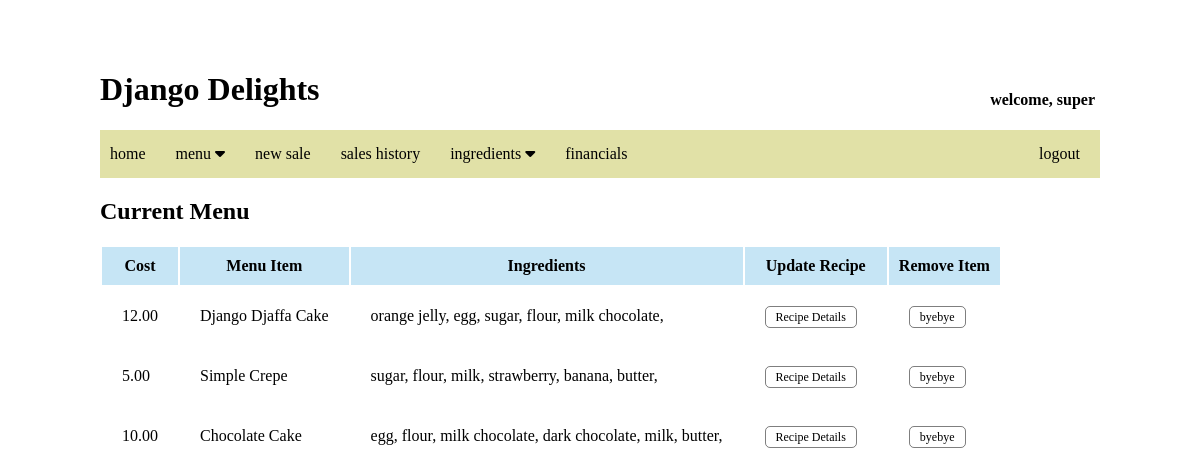
Page /cur_menu (signed in) on the committed database.
### delites/models.py (models this page shows, shortened)
class Menu_Item(models.Model):
    item_price = models.DecimalField(max_digits=6, decimal_places=2)
    item_name = models.CharField(max_length=255)
    ingredients = models.ManyToManyField(Ingredient, blank=True)
    def __str__(self):
        return f"{self.item_name}"

class Ingredient(models.Model):
    quantity_availble = models.DecimalField(default=0, max_digits=6, decimal_places=2)
    unit_price = models.DecimalField(max_digits=6, decimal_places=2)
    ingredient_name = models.CharField(max_length=255)
    item_cost = models.DecimalField(max_digits=6, decimal_places=2, default=0)
    measurements = [
        ('g','grams'),
        ('oz','ounces'),
        ('wh','whole units')
    ]
    unit_of_measure = models.CharField(max_length=2,choices=measurements,default='wh')

### delites/views.py (the view)
    def logged_in(request):
        if request.user.is_authenticated:
            return func(request)
        else:
            return redirect('login')

### delites/views.py (called while the page is built)
def verify_login(func):
    def logged_in(request):
        if request.user.is_authenticated:
            return func(request)
        else:
            return redirect('login')
    return logged_in

@verify_login
def curMenu(request):
    menu_items = Menu_Item.objects.all()
    return render(request,'delites/cur_menu.html', {
        'menu_items':menu_items
    })

### delites/templates/delites/cur_menu.html
{% extends 'delites/layout.html' %}
{% block content %}
<h2>Current Menu</h2>
<table class="cur_table">
    <tr>
        <th>Cost</th>
        <th>Menu Item</th>
        <th>Ingredients</th>
        <th>Update Recipe</th>
        <th>Remove Item</th>
    </tr>
    {% for item in menu_items %}
    <tr>
        <td>{{item.item_price}}</td>
        <td>{{item}}</td>
        <td>
        {% for ingredient in item.ingredients.all %}
            {{ingredient.ingredient_name}},
        {% endfor %}
        </td>
        <td><a href="{% url 'newRecipe' %}?item={{item.item_name}}">Recipe Details</a></td>
        <td><a href="{% url 'removeMenuItem' %}?item={{item.item_name}}">byebye</a></td>
    </tr>
    {% endfor %}
</table>
{% endblock%}

### delites/templates/delites/layout.html (shortened to what this page needs)
{% load static %}
<!DOCTYPE html>
<html lang="en">
<head>
    <link href="{% static 'delites/styles.css' %}" rel="stylesheet">
    <link rel="stylesheet" href="https://cdnjs.cloudflare.com/ajax/libs/font-awesome/4.7.0/css/font-awesome.min.css">
</head>
<body>
    <div style="display:flex">
        <h1>Django Delights</h1>
        <h4 style="align-self: flex-end; margin-left:auto; margin-right:5px;">welcome, {{user}}</h4>
    </div>
    <div class="nav-bar">
        <div>
            <div class="nav-item"><a href="{% url 'index' %}">home</a></div>
            <div class="dropdown">
                <div class="dropdown-label">menu
                    <i class="fa fa-caret-down"></i>
                </div>
            </div>
            <div class="nav-item"><a href="{% url 'newSale' %}">new sale</a></div>
            <div class="nav-item"><a href="{% url 'salesHistory' %}">sales history</a></div>
            <div class="dropdown">
                <div class="dropdown-label">ingredients
                    <i class="fa fa-caret-down"></i>
                </div>
            </div>
            <div class="nav-item"><a href="{% url 'getFinancials' %}">financials</a></div>
        </div>
        <div>
            <div class="nav-item" style="float:right"><a href="{% url 'logout' %}">logout</a></div>
        </div>
    </div>
    {% block content %}
    {% endblock %}
</body>
</html>

### delites/static/delites/styles.css (style rules this page uses)
body { margin:50px 100px; }
.nav-bar { overflow: hidden; background-color: rgb(225, 225, 167); }
.nav-item { float: left; padding: 10px; margin: 5px 10px 5px 0px; }
.nav-bar a { display: block; text-decoration: none; color: black; }
.dropdown { float: left; overflow: hidden; }
.dropdown-label { padding: 10px; margin: 5px 10px 5px 0px; }
.cur_table td { padding:20px; }
.cur_table th { padding: 10px; }
.cur_table th { background-color: rgba(142, 203, 235,.5); }
.cur_table a { margin: 3px 10px 3px 0px; padding:3px 10px; border-radius: 5px; text-align: center; border: 1px solid rgba( 0, 0, 0, .5); text-decoration: none; font-size: 12px; color: black; }

### rows in the picture
Menu_Item: item_price "12.00", item_name "Django Djaffa Cake"
Ingredient: ingredient_name "orange jelly"
Ingredient: ingredient_name "egg"
Ingredient: ingredient_name "sugar"
Ingredient: ingredient_name "flour"
Ingredient: ingredient_name "milk chocolate"
Menu_Item: item_price "5.00", item_name "Simple Crepe"
Ingredient: ingredient_name "milk"
Ingredient: ingredient_name "strawberry"
Ingredient: ingredient_name "banana"
Ingredient: ingredient_name "butter"
Menu_Item: item_price "10.00", item_name "Chocolate Cake"
Ingredient: ingredient_name "dark chocolate"

### other values in the picture
{{ user }} "super"
